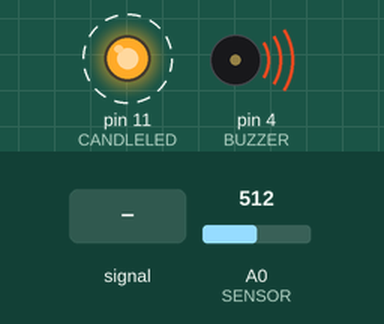
This sketch was run on a simulated Arduino Uno, built with avr-gcc and run on an emulated ATmega328P. On the bench: output pins drawn as LEDs (lit = HIGH), buzzer (waves = sounding). Dashed ring = blinking. Inputs (shaded band) come from the test bench; at power-on: A0 (SENSOR) = 512.

Above: at 2.13 s.
2.3 s: A0 (SENSOR) fed a 200 Hz sine of ±460 counts around its level
5.3 s: A0 (SENSOR) set to 716
At 5.51 s:
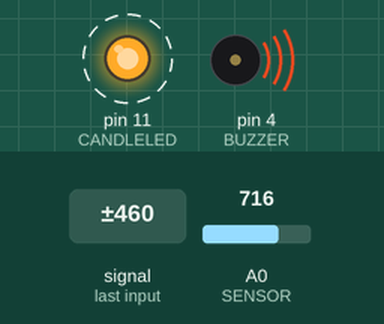
8.3 s: A0 (SENSOR) set to 108
11.3 s: A0 (SENSOR) set to 89
At 12.0 s:
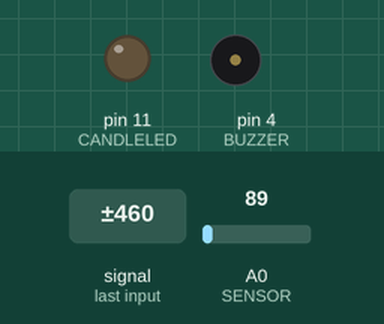
12.8 s: A0 (SENSOR) set to 110
At 13.01 s:
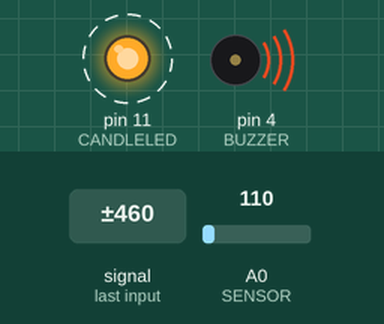
15.8 s: A0 (SENSOR) set to 90
At 16.6 s:
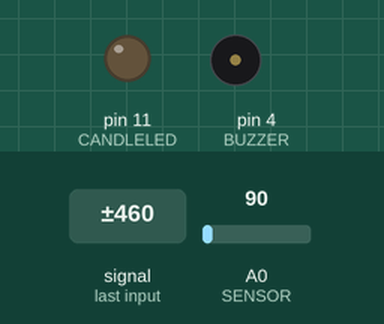
Timing chart, 0 to 18.3 s (numbered marks = the images above; inputs shaded):
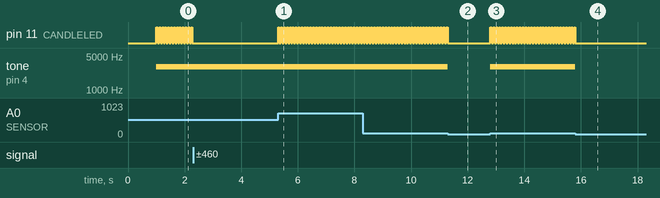

Measured:
- the behaviour switches between 101 and 100 on A0 (SENSOR) (found by bisection; images 1 and 2)
- after the input at 5.3 s, tone on pin 4 (BUZZER): stays 3000 Hz (without the input it goes to silent after 2.9 s)
- after the input at 11.3 s, pin 11 (CANDLELED): stops changing and stays LOW; tone on pin 4 (BUZZER): 3000 Hz → silent at once
- after the input at 12.8 s, pin 11 (CANDLELED): alternates HIGH for 0.05 s and LOW for 0.05 s, starting at once; tone on pin 4 (BUZZER): silent → 3000 Hz at once
- after the input at 15.8 s, pin 11 (CANDLELED): goes on until 15.8 s, then stays LOW; tone on pin 4 (BUZZER): 3000 Hz → silent at once
- by itself, pin 11 (CANDLELED): alternates HIGH for 0.05 s and LOW for 0.05 s

The sketch:

Pumpkin.ino
```cpp
// Sameer Khandekar
// Code to detect using sensor taken from
// https://github.com/mrichardson23/PimpYourPumpkin/blob/master/PimpYourPumpkin.pde

#define CANDLELED 11
#define BUZZER 4
#define SENSOR A0
#define PROXIMITY_THRESHOLD 100
#define PROXIMITY_CONSECUTIVE_READINGS 3
#define BUZZER_FREQUENCY 3000
#define FLICKER_INTERVAL 50

long previousMillis = 0;
long closeReadings = 0;
int lastLEDState = LOW;

void setup()
{
  // initialize Buzzer and LED pin as output pins
  pinMode(CANDLELED, OUTPUT);
  pinMode(BUZZER, OUTPUT);

  // initialize sensor as input pin
  pinMode(SENSOR, INPUT);
  delay(1000); // Allow the proximity sensor to initialize
}

void loop()
{
  // If sensor detects something close
  if (analogRead(0) > PROXIMITY_THRESHOLD)
  {
    // Ensure consecutive "close" readings before going into detected mode.
    // This prevents little blips of the buzzer.
    closeReadings++;
    if (closeReadings >= PROXIMITY_CONSECUTIVE_READINGS)
    {
      // blink LEDs
      BlinkLED();
      // Start the buzzer
      tone(BUZZER, BUZZER_FREQUENCY);
    }
  }
  else
  {
    // stop the buzzer
    noTone(BUZZER);
    // reset prox readings
    closeReadings = 0;
    // turn off the blinking eyes
    digitalWrite(CANDLELED, LOW);
  }
}

// blinks LED
void BlinkLED()
{
  // check current milliSec
  unsigned long currentMillis = millis();
  // if it exceeds interval
  if(currentMillis - previousMillis > FLICKER_INTERVAL)
  {
    // toggle the state of LED (on/off)
    if(lastLEDState == HIGH)
    {
      lastLEDState = LOW;
    }
    else
    {
      lastLEDState = HIGH;
    }

    // reset interval
    previousMillis = currentMillis;
    // write the state
    digitalWrite(CANDLELED, lastLEDState);
  }
}
```
